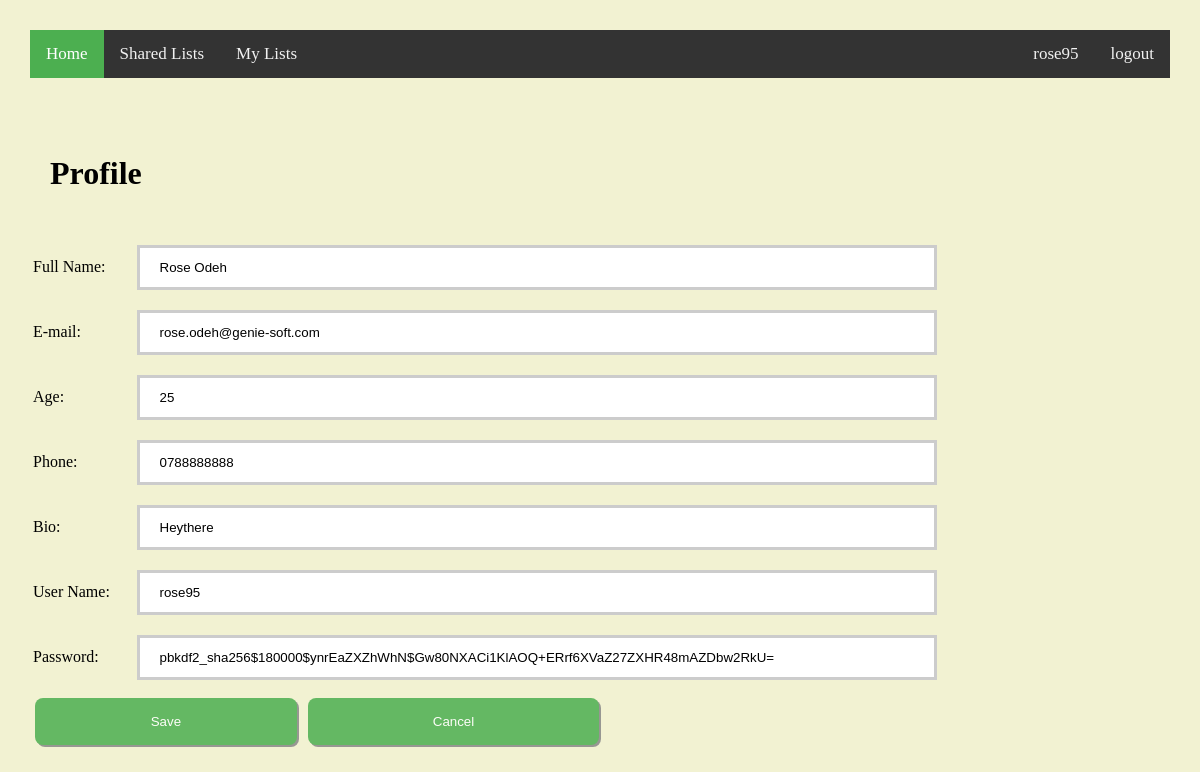
/polls/editprofile/ (signed in), run on the app's committed database.
### polls/models.py (models this page shows, shortened)
class User(models.Model):
    auth_user = models.ForeignKey(django.contrib.auth.models.User, on_delete=models.CASCADE,
                                  related_name='auth_user_id', null=True, blank=True)
    full_name = models.CharField(max_length=50)
    email = models.CharField(max_length=50, unique=True)
    age = models.CharField(max_length=50)
    phone = models.CharField(max_length=50)
    password = models.CharField(max_length=50)
    bio = models.TextField(max_length=200, blank=True)

### polls/views.py (the view, shortened to what this page needs)
# urls.py: path('editprofile/', views.EditProfile, name='editprofile'),
def EditProfile(request):
    if request.method == 'GET':
        return render(request, 'polls/editprofile.html',
                      {'pollsuserinfo': User.objects.get(auth_user_id=request.user.id),
                       'authuserinfo': request.user,
                       'user_name': request.user.username}, )

### polls/templates/polls/editprofile.html (shortened to what this page needs)
{%extends 'polls/base.html'%}
{%block content%}
<h1 class="header">Profile</h1>
 <form action="{% url 'polls:editprofile' %}" method="POST">{% csrf_token %}
     <table width="100%">
         <tr>
             <td><lable class="">Full Name:</lable></td>
             <td><input type="text" name="full_name" value="{{pollsuserinfo.full_name}}"></input></td>
         </tr>
         <tr>
             <td><lable class="">E-mail:</lable></td>
             <td><input id="email_profile_input" type="text" name="email" value="{{pollsuserinfo.email}}" onkeyup=disable_enable_button(save_profile_button,this)></input></td>
         </tr>
         <tr>
             <td><lable class="">Age:</lable></td>
             <td><input type="text" name="age" value="{{pollsuserinfo.age}}"></input></td>
         </tr>
         <tr>
             <td><lable class="">Phone:</lable></td>
             <td><input type="text" name="phone" value="{{pollsuserinfo.phone}}" ></input></td>
         </tr>
         <tr>
             <td><lable class="">Bio:</lable></td>
             <td><input height="30px" type="text" name="bio" value="{{pollsuserinfo.bio}}"></input></td>
         </tr>
         <tr>
             <td><lable class="">User Name:</lable></td>
             <td><input type="text" name="username" value="{{authuserinfo.username}}" readonly></input></td>
         </tr>
         <tr>
             <td><lable class="">Password:</lable></td>
             <td><input type="text" name="password" value="{{authuserinfo.password}}"></input></td>
         </tr>
     </table>
     <table width="50%">
         <tr>
             <td><input id="save_profile_button" type="submit" value="Save" formaction="{% url 'polls:editprofile' %}" ></td>
             <td></td>
             <td><input type="submit" value="Cancel" formaction="{% url 'polls:profile' %}" formmethod="GET"></td>
         </tr>
     </table>
  </form>
{%endblock%}

### polls/templates/polls/base.html (shortened to what this page needs)
<!DOCTYPE html>
{%load static %}
<html lang="en">
<head>
    <link  rel="stylesheet" type="text/css" href="{% static 'css/style.css' %}"/>
</head>
<body class="body" >
    <div class="topnav">
      <a class="active" href="{% url 'polls:todolists' %}" methods="GET" title="Show all todo lists">Home</a>
      <a href="{% url 'polls:sharedtodolists' %}" methods="GET" title="Show todo lists shared with me">Shared Lists</a>
      <a href="{% url 'polls:mytodolists' %}" methods="GET" title="Show todo lists created by me">My Lists</a>
      <a href="{% url 'polls:logout' %}" methods="GET" class="logout_button">logout</a>
      <a href="{% url 'polls:profile' %}" methods="GET" style="float:right" title="View Profile">{{user_name}}</a>
    </div>
    <br><br>
    {% block content %}
    {% endblock %}
</body>
</html>

### static/css/style.css (style rules this page uses)
input[type=text] , input[type=email] , input[type=password] , input[type=phone] { width: 60em; padding: 12px 20px; margin: 8px 0; box-sizing: border-box; border: 3px solid #ccc; -webkit-transition: 0.5s; transition: 0.5s; outline: none; }
.header { padding: 20px; width: 20% text-align: center; background: #4CAF50 font-size: 60px; color:#000000; }
.body { margin:0px 0px; padding:30px; text-align:left; align:center; background: #f2f2d2; }
input[type=button], input[type=submit], input[type=reset] { background-color: #4CAF50; border: none; color: white; padding: 16px 32px; text-decoration: none; margin: 4px 2px; cursor: pointer; opacity: 0.85; transition:0.3s; box-shadow: 2px 2px #888888; width: 100%; border-radius: 8px; }
.topnav { background-color: #333; overflow: hidden; }
.topnav a { float: left; color: #f2f2f2; text-align: center; padding: 14px 16px; text-decoration: none; font-size: 17px; }
.topnav a.active { background-color: #4CAF50; color: white; }
.logout_button { float:right !important; }

### data on the page
User: full_name "Rose Odeh", email "rose.odeh@genie-soft.com", age "25", phone "0788888888", bio "Heythere"

### other printed values
{{ user_name }} "rose95"
